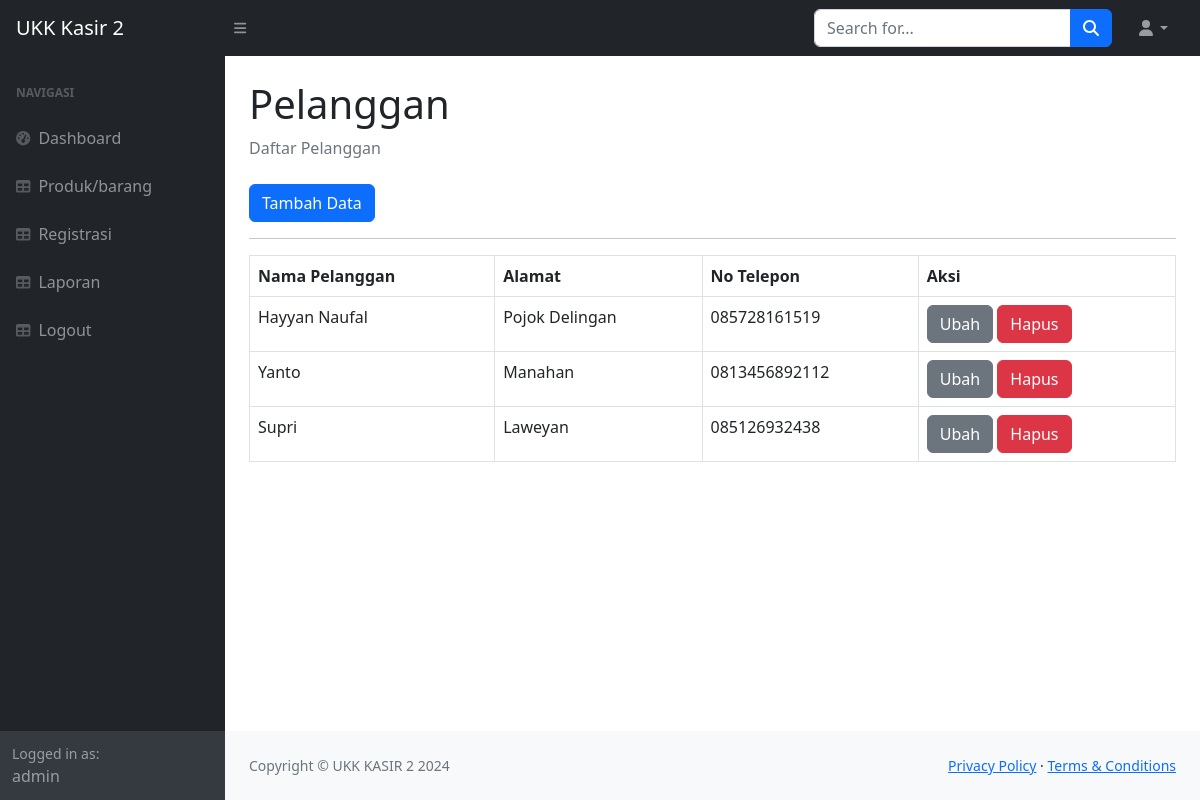
Page /index.php?page=pelanggan (signed in) on the committed database.
### tables this page shows
CREATE TABLE `pelanggan` (
  `id_pelanggan` int(11) NOT NULL,
  `nama` varchar(30) NOT NULL,
  `alamat` varchar(30) NOT NULL,
  `telp` varchar(20) NOT NULL
);

### pelanggan.php (the view)
<div class="container-fluid px-4">
    <h1 class="mt-4">Pelanggan</h1>
    <ol class="breadcrumb mb-4">
        <li class="breadcrumb-item active">Daftar Pelanggan</li>
    </ol>
    <table class="table table-bordered">
        <a href="?page=pelanggan_tambah" class="btn btn-primary">Tambah Data</a>
        <hr>
        <tr>
            <th>Nama Pelanggan</th>
            <th>Alamat</th>
            <th>No Telepon</th>
            <th>Aksi</th>
        </tr>
        <?php
        $query = mysqli_query($koneksi, "SELECT * FROM pelanggan");
        while($data = mysqli_fetch_array($query)) {
        ?>
        <tr>
            <td><?php echo $data['nama'];?></td>
            <td><?php echo $data['alamat'];?></td>
            <td><?php echo $data['telp'];?></td>
            <td>
                <a href="?page=pelanggan_ubah&id=<?php echo $data['id_pelanggan']; ?>" class="btn btn-secondary">Ubah</a>
                <a href="?page=pelanggan_hapus&id=<?php echo $data['id_pelanggan']; ?>" class="btn btn-danger">Hapus</a>
            </td>
        </tr>
        <?php
        }
        ?>
    </table>
</div>

### rows in the picture
pelanggan: nama "Hayyan Naufal", alamat "Pojok Delingan", telp "085728161519"
pelanggan: nama "Yanto", alamat "Manahan", telp "0813456892112"
pelanggan: nama "Supri", alamat "Laweyan", telp "085126932438"

### other values in the picture
$_SESSION['user']['nama'] "admin"
